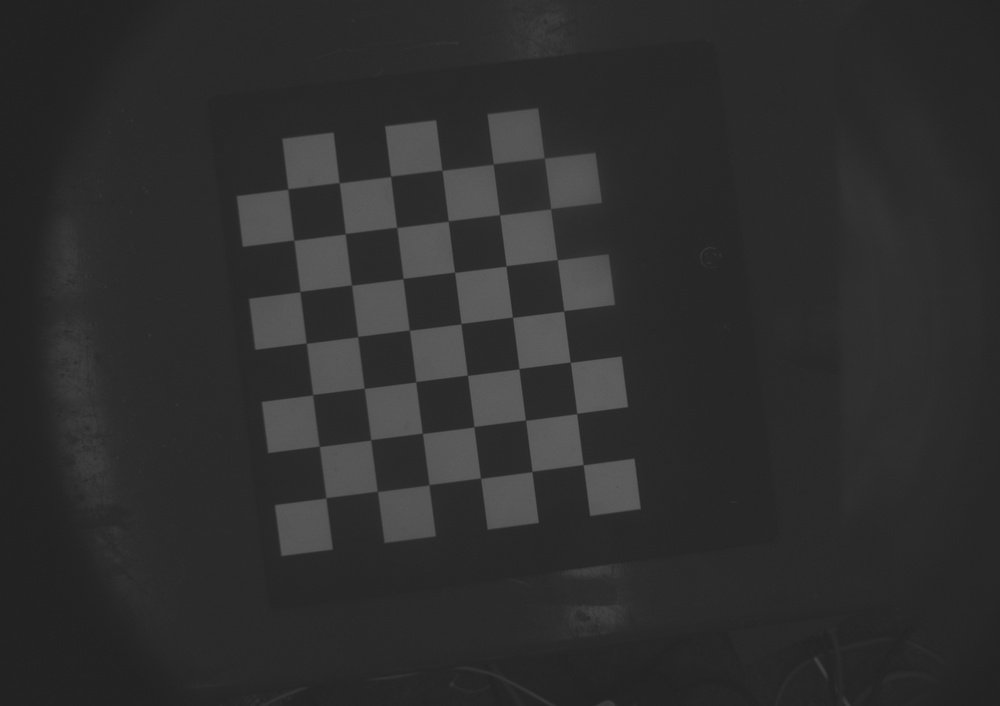
#> input picture Calib_data/Checkerboard_calib_cam/checkerboard_01.jpg, 1000 x 706 px, shrunk from 1700 x 1200 before the run, given in place of the camera
$ python seamtracking.py
#> lines starting #> are read from the running program, lines starting #| are printed output that depends on the picture; after the words box and inside, x2 and y2 are one past the last pixel; in counts of white or black regions, pixels touching at a corner belong together
import numpy as np
import cv2
import time

def dh_matrix(theta, d, a, alpha):
    cos_theta, sin_theta = np.cos(theta), np.sin(theta)
    cos_alpha, sin_alpha = np.cos(alpha), np.sin(alpha)

    return np.array([
        [cos_theta, -sin_theta * cos_alpha, sin_theta * sin_alpha, a * cos_theta],
        [sin_theta, cos_theta * cos_alpha, -cos_theta * sin_alpha, a * sin_theta],
        [0, sin_alpha, cos_alpha, d],
        [0, 0, 0, 1]
    ])

def forward_kinematics(joint_angles, d, a, alpha):
    T = np.eye(4)
    T_list = [T]
    for theta, d_i, a_i, alpha_i in zip(joint_angles, d, a, alpha):
        T_i = dh_matrix(theta, d_i, a_i, alpha_i)
        T = T @ T_i
        T_list.append(T)
    return T, T_list

def jacobian(joint_angles, d, a, alpha):
    _, T_list = forward_kinematics(joint_angles, d, a, alpha)
    J = np.zeros((6, len(joint_angles)))

    end_effector_pos = T_list[-1][:3, 3]

    for i in range(len(joint_angles)):
        z_i = T_list[i][:3, 2]
        o_i = T_list[i][:3, 3]

        J[:3, i] = np.cross(z_i, end_effector_pos - o_i)
        J[3:, i] = z_i

    return J

def inverse_jacobian(J):
    try:
        J_inv = np.linalg.pinv(J, rcond=1e-4)
    except np.linalg.LinAlgError:
        J_inv = np.linalg.pinv(J)
    return J_inv

def detect_joint_edge(image):
    if len(image.shape) == 3:
        gray_image = cv2.cvtColor(image, cv2.COLOR_BGR2GRAY)
    else:
        gray_image = image

    edges = cv2.Canny(gray_image, 50, 150)
    lines = cv2.HoughLinesP(edges, 1, np.pi/180, threshold=100, minLineLength=50, maxLineGap=10)
    edge_points = []
    if lines is not None:
        for line in lines:
            x1, y1, x2, y2 = line[0]
            edge_points.append(((x1, y1), (x2, y2)))
    return edge_points

def find_knee_points(edge_points):
    knee_points = []

    for i in range(1, len(edge_points) - 1):
        (x1, y1), (x2, y2) = edge_points[i]
        (x3, y3), (x4, y4) = edge_points[i + 1]

        slope1 = (y2 - y1) / (x2 - x1) if x2 != x1 else np.inf
        slope2 = (y4 - y3) / (x4 - x3) if x4 != x3 else np.inf

        if np.abs(slope1 - slope2) > 0.1:
            knee_points.append((x2, y2))
    return knee_points

def pixel_to_real_world(x, y, intrinsic_matrix, external_matrix):
    point_homogeneous = np.array([x, y, 1])
    point_3d_camera = np.linalg.inv(intrinsic_matrix) @ point_homogeneous
    point_3d_world = external_matrix @ np.append(point_3d_camera, 1)
    return point_3d_world[:3]

def find_p_q_points(knee_points, intrinsic_matrix, external_matrix, offset=5):
    p_q_points = []

    for (x, y) in knee_points:
        direction_vector = np.array([y, -x])
        normalized_vector = direction_vector / np.linalg.norm(direction_vector)

        point_real_world = pixel_to_real_world(x, y, intrinsic_matrix, external_matrix)

        p_real_world = point_real_world + offset * normalized_vector

        p_q_points.append(p_real_world)

    return p_q_points

def find_welding_point(u_real_world, v_real_world):
    welding_point = (u_real_world + v_real_world) / 2
    return welding_point

# [35 lines left out: functions find_normal_vector, compute_movement_vector, compute_cross_product_vector, welding_to_base_matrix, not called in this run]

def calculate_joint(d, a, alpha, camera_to_welding, intrinsic_matrix, T_i_plus_1, joint_angles):
    T_i, T_list = forward_kinematics(joint_angles, d, a, alpha)
    J = jacobian(joint_angles, d, a, alpha)
    inv_J = inverse_jacobian(J)
    q_i = np.array(joint_angles)
    camera = cv2.VideoCapture(0)
    p_list = []

    if not camera.isOpened():
        print("Error: Could not open camera.")
        return

    while True:
        ret, frame = camera.read()
#> frame is the input picture: shape (706, 1000, 3); min 33, max 96, mean 46.3
        if ret:
            edges = detect_joint_edge(frame)
#> in detect_joint_edge, `edges = cv2.Canny(gray_image, 50, 150)`:
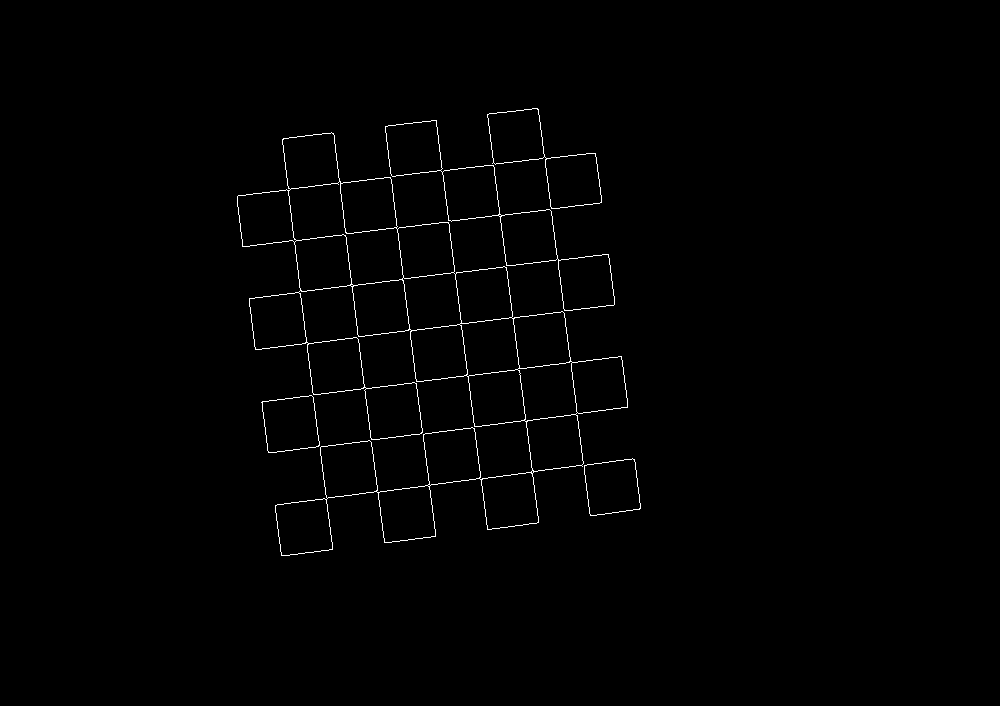
#> edges: shape (706, 1000); 0.8% white in thin lines or dots, all inside (x1, y1, x2, y2) = (237, 108, 641, 556)
#> in detect_joint_edge, `lines = cv2.HoughLinesP(edges, 1, np.pi/180, threshold=100, minLineLen..`: lines = 20 rows, first 6: [436, 120, 486, 524], [333, 133, 383, 537], [385, 126, 435, 536], [242, 246, 601, 202], [255, 297, 607, 254], [487, 114, 534, 492]
#> the loop in detect_joint_edge, `for line in lines:` made 20 passes
#> after the loop in detect_joint_edge, `for line in lines:`: edge_points = 20 items
#> edges = 20 items
            if edges:
                knee_points = find_knee_points(edges)
#> the loop in find_knee_points, `for i in range(1, len(edge_points) - 1):` made 18 passes
#> (x1, y1, x2, y2, x3, y3, x4, y4) on passes 1 to 8: (333, 133, 383, 537, 385, 126, 435, 536), (385, 126, 435, 536, 242, 246, 601, 202), (242, 246, 601, 202, 255, 297, 607, 254), (255, 297, 607, 254, 487, 114, 534, 492), (487, 114, 534, 492, 238, 195, 586, 153), (238, 195, 586, 153, 282, 142, 332, 549), (282, 142, 332, 549, 558, 259, 590, 515), (558, 259, 590, 515, 313, 394, 621, 356)
#> after the loop in find_knee_points, `for i in range(1, len(edge_points) - 1):`: knee_points = [(383, 537), (435, 536), (607, 254), (534, 492), (586, 153), (332, 549), (590, 515), (613, 305), (573, 387), (415, 383)]
                if len(knee_points) >= 2:
                    external_matrix = camera_to_welding @ T_i
                    u_real_world = pixel_to_real_world(knee_points[0][0], knee_points[0][1], intrinsic_matrix, external_matrix)
#> in pixel_to_real_world, `point_homogeneous = np.array([x, y, 1])`: point_homogeneous = [383, 537, 1]
#> in pixel_to_real_world, `point_3d_world = external_matrix @ np.append(point_3d_camera, 1)`: point_3d_world = [383.7, 536.5, 1.5, 1]
#> u_real_world = [383.7, 536.5, 1.5]
                    v_real_world = pixel_to_real_world(knee_points[1][0], knee_points[1][1], intrinsic_matrix, external_matrix)
#> v_real_world = [435.7, 535.5, 1.5]

                    p_real_world, q_real_world = find_p_q_points(knee_points, intrinsic_matrix, external_matrix, offset=5)
#> the loop in find_p_q_points, `for (x, y) in knee_points:` made 1 pass
#> (x, y, direction_vector, normalized_vector, point_3d_camera in pixel_to_real_world, point_3d_world in pixel_to_real_world) on pass 1: (383, 537, [537, -383], [0.814, -0.581], [383, 537, 1], [383.7, 536.5, 1.5, 1])
#> after the loop in find_p_q_points, `for (x, y) in knee_points:`: p_q_points = []

                    p = find_welding_point(u_real_world, v_real_world)
                    p_list.append([p, p_real_world, q_real_world])

                    if len(p_list) > 1:
                        normal_vector = find_normal_vector(p_list[-2][0], p_list[-2][1], p_list[-2][2])
                        movement_vector = compute_movement_vector(p_list[-2][0], p_list[-1][0])
                        cross_vector = compute_cross_product_vector(movement_vector, normal_vector)
                        T = welding_to_base_matrix(normal_vector, movement_vector, cross_vector, p_list[-1][0])

                        dT6 = T[:3, 3] - T_i[:3, 3]  # Only use the translation part
                        dq_i_plus_1 = inv_J @ dT6
                        q_i_plus_1 = q_i + dq_i_plus_1
                        T_i, _ = forward_kinematics(q_i_plus_1, d, a, alpha)
                        q_i = q_i_plus_1
                        time.sleep(0.1)  # Small delay for smoother movement
                else:
                    print("Knee points not detected properly")
        else:
            print("Error in capturing frame.")
            break

    camera.release()
    cv2.destroyAllWindows()
    return q_i

# Example usage:
d = [0.5, 0.2, 0.3]  # DH parameters (example)
a = [0.1, 0.4, 0.2]
alpha = [np.pi/2, 0, -np.pi/2]
camera_to_welding = np.eye(4)  # Example matrix
intrinsic_matrix = np.eye(3)  # Example intrinsic matrix
T_i_plus_1 = np.eye(4)  # Example transformation matrix

joint_angles = [0, 0, 0]  # Initial joint angles (example)
#> (the run stopped early here; a loop or call above may not have finished)

$ run again, on Calib_data/Checkerboard_calib_cam/checkerboard_02.jpg
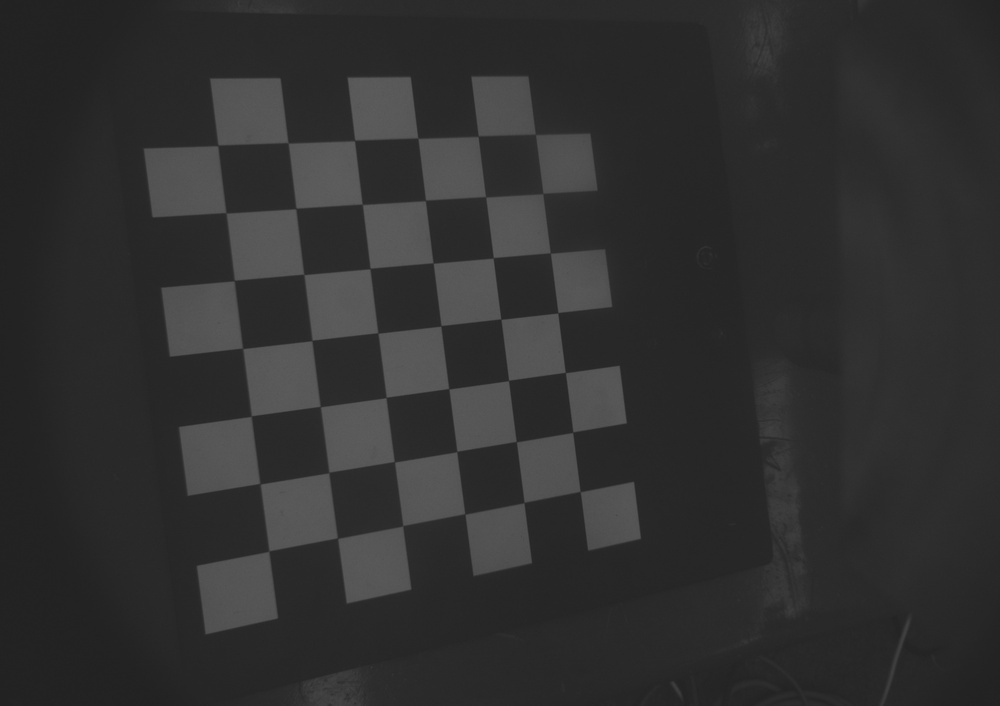
#> input picture Calib_data/Checkerboard_calib_cam/checkerboard_02.jpg, 1000 x 706 px, shrunk from 1700 x 1200 before the run, given in place of the camera
#> in calculate_joint, frame is the input picture: shape (706, 1000, 3); min 33, max 94, mean 48.4
#> in detect_joint_edge, `edges = cv2.Canny(gray_image, 50, 150)`:
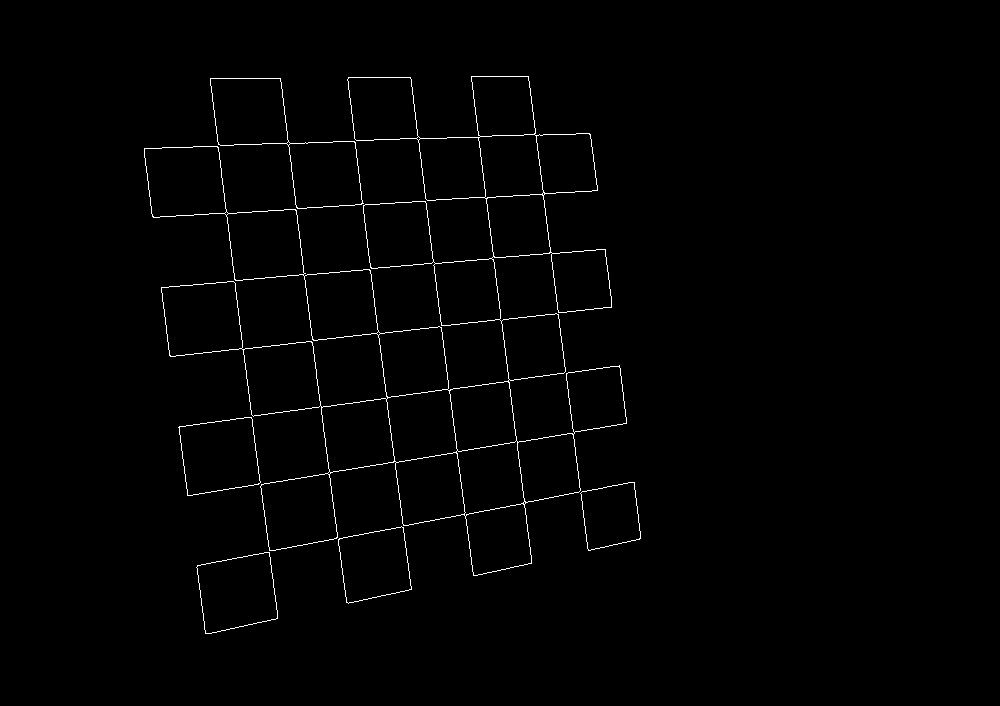
#> edges: shape (706, 1000); 0.99% white in thin lines or dots, all inside (x1, y1, x2, y2) = (144, 76, 641, 634)
#> lines = 25 rows, first 6: [144, 148, 233, 145], [471, 77, 515, 441], [410, 77, 464, 515], [161, 287, 597, 249], [347, 79, 396, 477], [210, 78, 266, 532]
#> the loop in detect_joint_edge, `for line in lines:` made 25 passes
#> after the loop in detect_joint_edge, `for line in lines:`: edge_points = 25 items
#> the loop in find_knee_points, `for i in range(1, len(edge_points) - 1):` made 23 passes
#> (x1, y1, x2, y2, x3, y3, x4, y4) on passes 1 to 8: (471, 77, 515, 441, 410, 77, 464, 515), (410, 77, 464, 515, 161, 287, 597, 249), (161, 287, 597, 249, 347, 79, 396, 477), (347, 79, 396, 477, 210, 78, 266, 532), (210, 78, 266, 532, 280, 78, 334, 516), (280, 78, 334, 516, 551, 252, 588, 550), (551, 252, 588, 550, 178, 427, 619, 365), (178, 427, 619, 365, 197, 566, 629, 482)
#> after the loop in find_knee_points, `for i in range(1, len(edge_points) - 1):`: knee_points = [(515, 441), (464, 515), (597, 249), (588, 550), (629, 482), (500, 312), (548, 134), (626, 423), (479, 448), (531, 563), (353, 141), (440, 327), (170, 356), (295, 209), (296, 206)]
#> point_homogeneous = [515, 441, 1]
#> point_3d_world = [515.7, 440.5, 1.5, 1]
#> u_real_world = [515.7, 440.5, 1.5]
#> v_real_world = [464.7, 514.5, 1.5]
#> the loop in find_p_q_points, `for (x, y) in knee_points:` made 1 pass
#> (x, y, direction_vector, normalized_vector, point_3d_camera in pixel_to_real_world, point_3d_world in pixel_to_real_world) on pass 1: (515, 441, [441, -515], [0.65, -0.76], [515, 441, 1], [515.7, 440.5, 1.5, 1])
#> after the loop in find_p_q_points, `for (x, y) in knee_points:`: p_q_points = []

$ run again, on Calib_data/Checkerboard_calib_cam/checkerboard_03.jpg
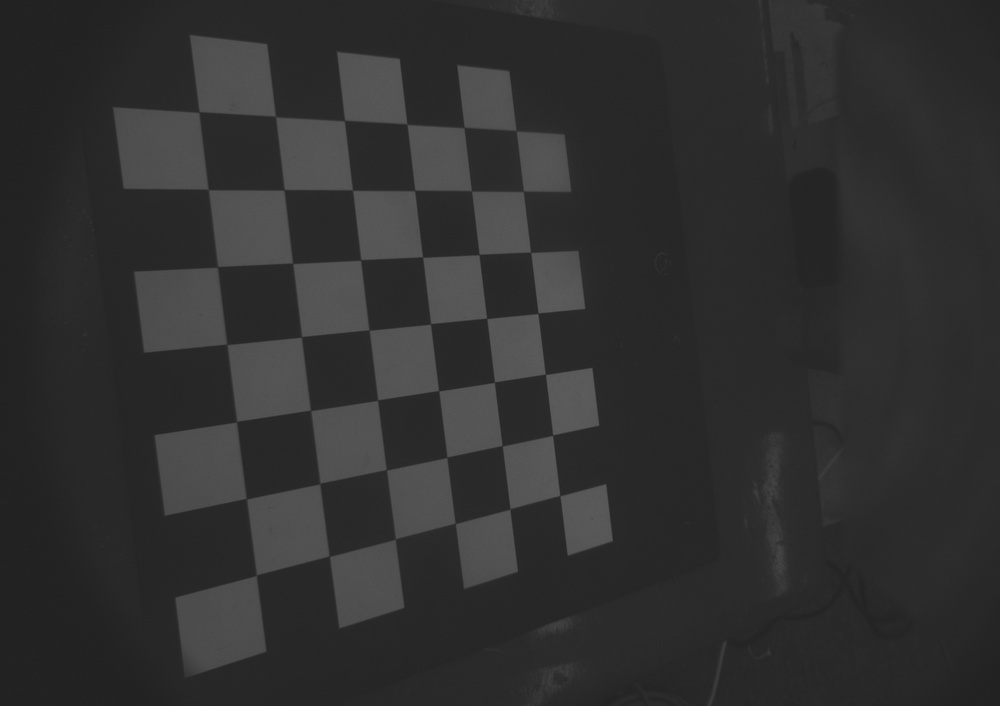
#> input picture Calib_data/Checkerboard_calib_cam/checkerboard_03.jpg, 1000 x 706 px, shrunk from 1700 x 1200 before the run, given in place of the camera
#> in calculate_joint, frame is the input picture: shape (706, 1000, 3); min 33, max 94, mean 48.3
#> in detect_joint_edge, `edges = cv2.Canny(gray_image, 50, 150)`:
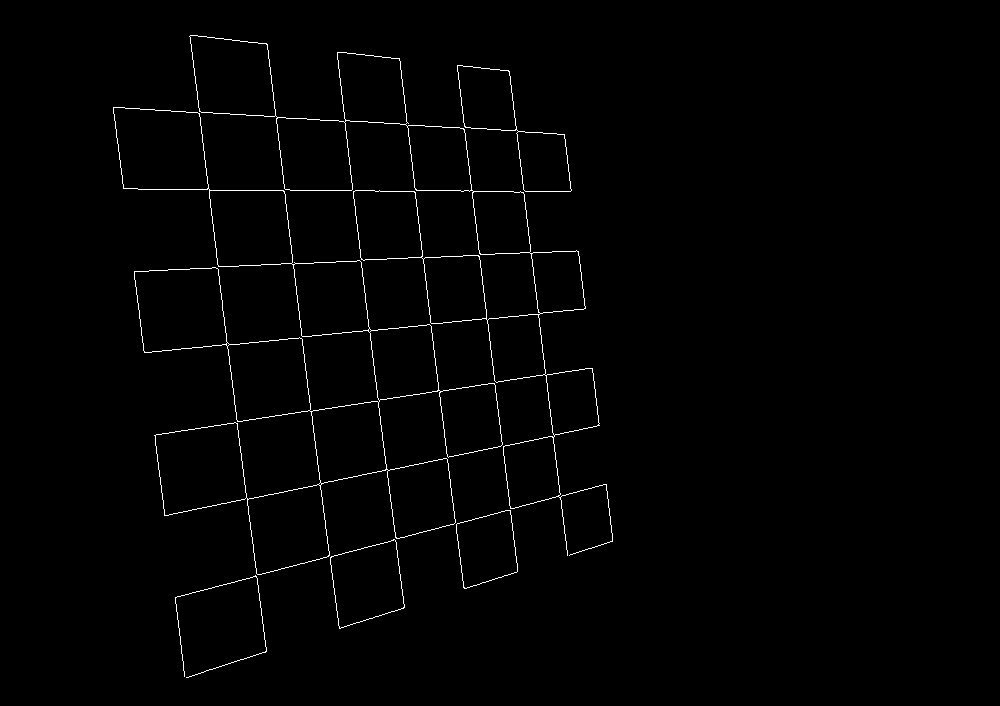
#> edges: shape (706, 1000); 1% white in thin lines or dots, all inside (x1, y1, x2, y2) = (113, 35, 613, 678)
#> lines = 25 rows, first 6: [190, 37, 264, 639], [508, 70, 567, 553], [310, 403, 338, 625], [414, 191, 463, 587], [473, 207, 517, 571], [339, 77, 404, 607]
#> the loop in detect_joint_edge, `for line in lines:` made 25 passes
#> after the loop in detect_joint_edge, `for line in lines:`: edge_points = 25 items
#> the loop in find_knee_points, `for i in range(1, len(edge_points) - 1):` made 23 passes
#> (x1, y1, x2, y2, x3, y3, x4, y4) on passes 1 to 8: (508, 70, 567, 553, 310, 403, 338, 625), (310, 403, 338, 625, 414, 191, 463, 587), (414, 191, 463, 587, 473, 207, 517, 571), (473, 207, 517, 571, 339, 77, 404, 607), (339, 77, 404, 607, 209, 190, 379, 190), (209, 190, 379, 190, 279, 149, 328, 555), (279, 149, 328, 555, 457, 69, 517, 564), (457, 69, 517, 564, 247, 499, 501, 445)
#> after the loop in find_knee_points, `for i in range(1, len(edge_points) - 1):`: knee_points = [(567, 553), (338, 625), (463, 587), (517, 571), (404, 607), (379, 190), (517, 564), (501, 445), (323, 262), (539, 312), (604, 484), (184, 676), (405, 124), (328, 556), (464, 588), (572, 370), (535, 252), (571, 190), (259, 341), (164, 515)]
#> point_homogeneous = [567, 553, 1]
#> point_3d_world = [567.7, 552.5, 1.5, 1]
#> u_real_world = [567.7, 552.5, 1.5]
#> v_real_world = [338.7, 624.5, 1.5]
#> the loop in find_p_q_points, `for (x, y) in knee_points:` made 1 pass
#> (x, y, direction_vector, normalized_vector, point_3d_camera in pixel_to_real_world, point_3d_world in pixel_to_real_world) on pass 1: (567, 553, [553, -567], [0.698, -0.716], [567, 553, 1], [567.7, 552.5, 1.5, 1])
#> after the loop in find_p_q_points, `for (x, y) in knee_points:`: p_q_points = []
